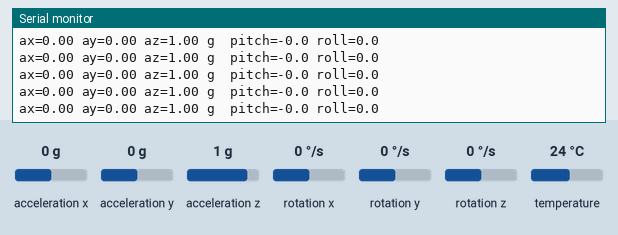
A sketch run on a simulated ESP32-S3. Shown: the last lines printed to the serial monitor. The inputs (shaded band) are chosen by the test bench; at power-on: acceleration x 0 g, acceleration y 0 g, acceleration z 1 g, rotation x 0 °/s, rotation y 0 °/s, rotation z 0 °/s, temperature 24 °C.

Above: at 1.2 s.
1.3 s: acceleration x set to -1.4 g
At 1.58 s:
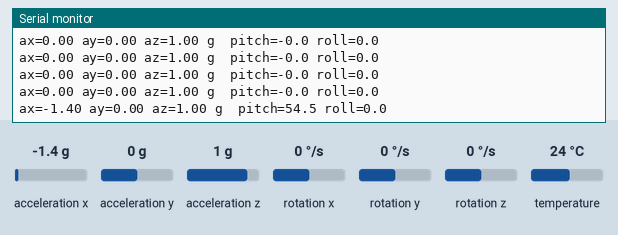
2.8 s: acceleration y set to -1.4 g
At 2.99 s:
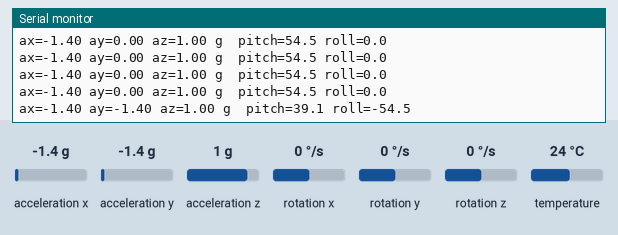
4.3 s: acceleration z set to -1.4 g
At 4.41 s:
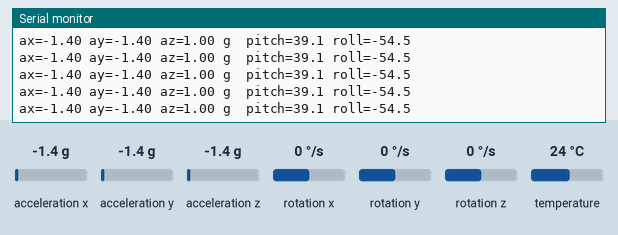
Timing chart, 0 to 7.3 s (numbered marks = the images above; inputs shaded):
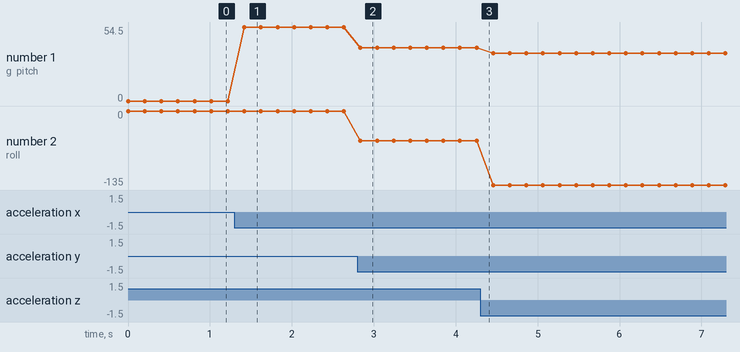

The sketch:

09_mpu6050.ino
```cpp
/*
  MPU-6050 on I2C1 — does NOT use pads 8/9 (those are BME280).
  YD-ESP32-S3: SDA pad 17, SCL pad 18, VCC 3V3, AD0 to GND (0x68).
*/
#include <Wire.h>
#include <Adafruit_MPU6050.h>
#include <Adafruit_Sensor.h>
Adafruit_MPU6050 mpu;
void setup() {
  Serial.begin(115200);
  Wire1.begin(17, 18);
  if (!mpu.begin(0x68, &Wire1) && !mpu.begin(0x69, &Wire1)) {
    Serial.println("MPU-6050 not found. Check 3V3, SDA=17, SCL=18, AD0=GND.");
    while (1) delay(1000);
  }
  Serial.println("MPU-6050 OK on GPIO17/18  tilt the board");
}
void loop() {
  sensors_event_t a, g, t;
  mpu.getEvent(&a, &g, &t);
  float roll = atan2f(a.acceleration.y, a.acceleration.z) * 180.0f / PI;
  float pitch = atan2f(-a.acceleration.x,
                       sqrtf(a.acceleration.y * a.acceleration.y + a.acceleration.z * a.acceleration.z)) *
                180.0f / PI;
  Serial.printf("ax=%.2f ay=%.2f az=%.2f g  pitch=%.1f roll=%.1f\n",
                a.acceleration.x / 9.81f, a.acceleration.y / 9.81f, a.acceleration.z / 9.81f,
                pitch, roll);
  delay(200);
}
```

Measured:
- after the input at 1.3 s, the serial monitor: prints a new line after 0.12 s (image 1)
- after the input at 2.8 s, the serial monitor: prints a new line at once (image 2)
- plotted number 1: 0 → 54.5 after the input at 1.3 s, 54.5 → 39.1 after the input at 2.8 s, 39.1 → 35.3 after the input at 4.3 s
- plotted number 2: 0 → -54.5 after the input at 2.8 s, -54.5 → -135 after the input at 4.3 s
